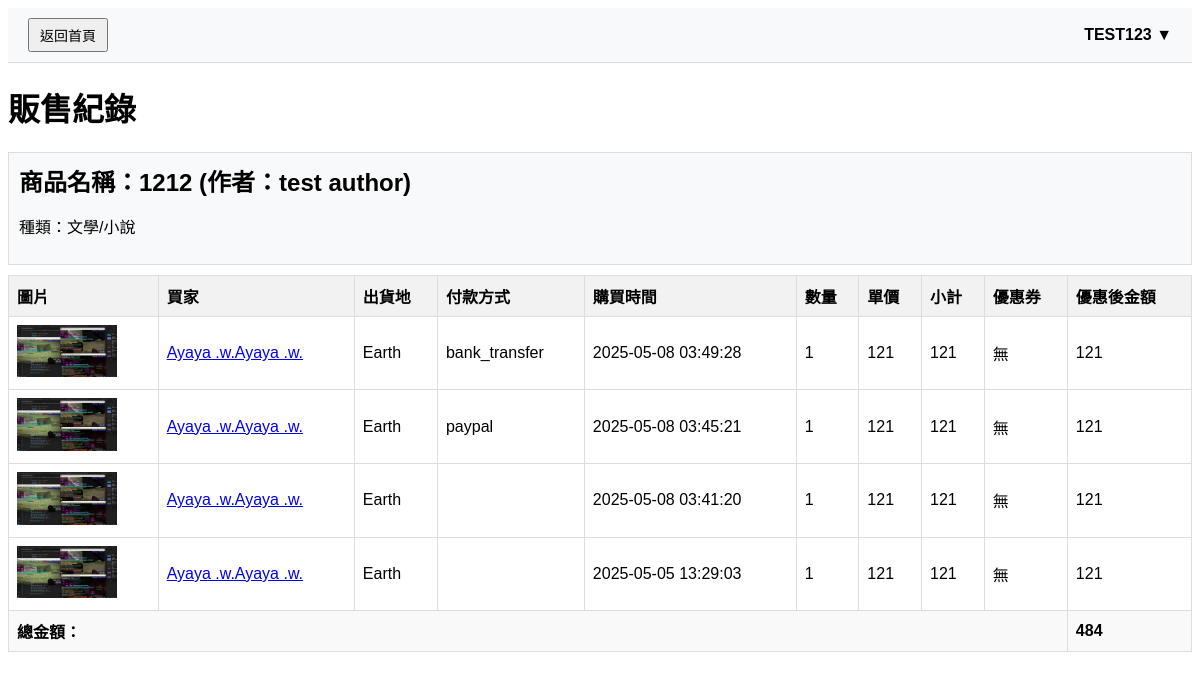
/product/sellHistory.php (signed in), run on the app's committed database.
### tables this page shows
CREATE TABLE `orders` (
  `id` int(11) NOT NULL,
  `user_id` int(11) NOT NULL,
  `total_amount` decimal(10,0) NOT NULL,
  `created_at` timestamp NOT NULL DEFAULT current_timestamp(),
  `updated_at` timestamp NOT NULL DEFAULT current_timestamp() ON UPDATE current_timestamp(),
  `payment_method` varchar(50) NOT NULL COMMENT '付款方式',
  `coupon_code` varchar(50) DEFAULT NULL COMMENT '使用的優惠券代碼',
  `coupon_discount` decimal(10,2) DEFAULT NULL COMMENT '優惠券折扣金額'
);

CREATE TABLE `products` (
  `id` int(11) NOT NULL,
  `name` varchar(255) NOT NULL,
  `author` varchar(255) NOT NULL,
  `category` varchar(255) NOT NULL,
  `seller_id` int(11) NOT NULL,
  `condition` enum('全新','九成新','七成新','五成新') NOT NULL,
  `description` text DEFAULT NULL,
  `location` varchar(255) NOT NULL,
  `attachment` varchar(255) DEFAULT NULL,
  `price` decimal(10,0) NOT NULL,
  `stock` int(11) NOT NULL,
  `created_at` datetime DEFAULT current_timestamp(),
  `updated_at` datetime DEFAULT current_timestamp() ON UPDATE current_timestamp(),
  `is_deleted` tinyint(1) DEFAULT 0
);

CREATE TABLE `accounts` (
  `No` int(100) NOT NULL,
  `Email` varchar(100) NOT NULL,
  `Password` varchar(100) NOT NULL,
  `Name` varchar(100) NOT NULL,
  `Type` varchar(100) NOT NULL,
  `Status` enum('active','blocked') NOT NULL DEFAULT 'active',
  `block_reason` text DEFAULT NULL
);

CREATE TABLE `order_items` (
  `id` int(11) NOT NULL,
  `order_id` int(11) NOT NULL,
  `product_id` int(11) NOT NULL,
  `quantity` int(11) NOT NULL,
  `price` decimal(10,0) NOT NULL,
  `subtotal` decimal(10,0) NOT NULL
);

### product/sellHistory.php (the view, shortened to what this page needs)
<?php
require('../db.inc');
mysqli_set_charset($link, 'utf8');
$userEmail = $_SESSION['user'];
$sqlUser = "SELECT No FROM accounts WHERE Email = ?";
$stmtUser = mysqli_prepare($link, $sqlUser);
mysqli_stmt_bind_param($stmtUser, 's', $userEmail);
mysqli_stmt_execute($stmtUser);
$resultUser = mysqli_stmt_get_result($stmtUser);
$user = mysqli_fetch_assoc($resultUser);
$userId = $user['No'];
$sqlSellHistory = "SELECT oi.product_id, p.name AS product_name, p.attachment, p.category,
                          p.author, o.created_at, o.total_amount, oi.quantity, oi.price, oi.subtotal,
                          o.coupon_code, o.coupon_discount, o.payment_method, p.location,
                          a.No AS buyer_id, a.Name AS buyer_name
                   FROM orders o
                   JOIN order_items oi ON o.id = oi.order_id
                   JOIN products p ON oi.product_id = p.id
                   JOIN accounts a ON o.user_id = a.No
                   WHERE p.seller_id = ?
                   ORDER BY o.created_at DESC";
$stmtSellHistory = mysqli_prepare($link, $sqlSellHistory);
mysqli_stmt_bind_param($stmtSellHistory, 'i', $userId);
mysqli_stmt_execute($stmtSellHistory);
$resultSellHistory = mysqli_stmt_get_result($stmtSellHistory);
$sellRecords = [];
while ($row = mysqli_fetch_assoc($resultSellHistory)) {
    $sellRecords[] = $row;
}
?>
<!DOCTYPE html>
<html lang="zh-TW">
<head>
</head>
<body>
    <div class="top-bar">
        <div class="back-home-button">
            <input type="button" value="返回首頁" onclick="location.href='../index.php'">
        </div>
        <?php require('../userMenu.php'); ?>
    </div>
    <h1>販售紀錄</h1>
    <?php if (!empty($sellRecords)): ?>
        <?php
        $currentProductId = null;
        $productTotal = 0;
        foreach ($sellRecords as $record):
        ?>
            <?php if ($currentProductId !== $record['product_id']): ?>
                <div class="product-header">
                    <h2>商品名稱：<?php echo htmlspecialchars($record['product_name']); ?> (作者：<?php echo htmlspecialchars($record['author']); ?>)</h2>
                    <p>種類：<?php echo htmlspecialchars($record['category']); ?></p>
                </div>
                <table>
                    <thead>
                        <tr>
                            <th>圖片</th>
                            <th>買家</th>
                            <th>出貨地</th>
                            <th>付款方式</th>
                            <th>購買時間</th>
                            <th>數量</th>
                            <th>單價</th>
                            <th>小計</th>
                            <th>優惠券</th>
                            <th>優惠後金額</th>
                        </tr>
                    </thead>
                    <tbody>
                <?php $currentProductId = $record['product_id']; ?>
            <?php endif; ?>
                        <tr>
                            <td>
                                <img src="../product/pic/<?php echo htmlspecialchars($record['attachment']); ?>" alt="<?php echo htmlspecialchars($record['product_name']); ?>" style="width: 100px; height: auto;">
                            </td>
                            <td>
                                <a href="../profile/publicProfile.php?seller_id=<?php echo htmlspecialchars($record['buyer_id']); ?>" class="buyer-link">
                                    <?php echo htmlspecialchars($record['buyer_name']); ?>
                                </a>
                            </td>
                            <td><?php echo htmlspecialchars($record['location']); ?></td>
                            <td><?php echo htmlspecialchars($record['payment_method']); ?></td>
                            <td><?php echo htmlspecialchars($record['created_at']); ?></td>
                            <td><?php echo htmlspecialchars($record['quantity']); ?></td>
                            <td><?php echo htmlspecialchars($record['price']); ?></td>
                            <td><?php echo htmlspecialchars($record['subtotal']); ?></td>
                            <td>
                                <?php if (!empty($record['coupon_code'])): ?>
                                    <span class="coupon-info"><?php echo htmlspecialchars($record['coupon_code']); ?></span>
                                <?php else: ?>
                                    無
                                <?php endif; ?>
                            </td>
                            <td>
                                <?php if (!empty($record['coupon_discount'])): ?>
                                    <?php echo htmlspecialchars($record['subtotal'] - $record['coupon_discount']); ?>
                                <?php else: ?>
                                    <?php echo htmlspecialchars($record['subtotal']); ?>
                                <?php endif; ?>
                            </td>
                        </tr>
                        <?php $productTotal += $record['subtotal'];  ?>
            <?php if (end($sellRecords) === $record || $currentProductId !== $sellRecords[array_search($record, $sellRecords) + 1]['product_id']): ?>
                    <tr class="total-row">
                        <td colspan="9">總金額：</td>
                        <td><?php echo htmlspecialchars($productTotal); ?></td>
                    </tr>
                    </tbody>
                </table>
            <?php endif; ?>
        <?php endforeach; ?>
    <?php else: ?>
        <p>目前沒有販售紀錄。</p>
    <?php endif; ?>
</body>
</html>

### product/sellHistory.php (style rules this page uses)
body { font-family: Arial, sans-serif; }
.top-bar { display: flex; justify-content: space-between; align-items: center; padding: 10px 20px; background-color: #f8f9fa; border-bottom: 1px solid #ddd; }
.back-home-button { font-size: 16px; }
.back-home-button input { padding: 5px 10px; font-size: 14px; cursor: pointer; }
.product-header { background-color: #f8f9fa; padding: 10px; border: 1px solid #ddd; margin-bottom: 10px; }
.product-header h2 { margin: 0; }
table { width: 100%; border-collapse: collapse; margin-bottom: 20px; }
th, td { border: 1px solid #ddd; padding: 8px; text-align: left; }
th { background-color: #f2f2f2; }
.total-row { font-weight: bold; text-align: right; background-color: #f9f9f9; }

### data on the page
orders: products.name "1212", products.author "test author", products.category "文學/小說", products.attachment (picture), user.Name "Ayaya .w.Ayaya .w.", products.location "Earth", payment_method "bank_transfer", created_at "2025-05-08 03:49:28", order_items.quantity "1", order_items.price "121", order_items.subtotal "121", shows "無"
orders: products.attachment (picture), user.Name "Ayaya .w.Ayaya .w.", products.location "Earth", payment_method "paypal", created_at "2025-05-08 03:45:21", order_items.quantity "1", order_items.price "121", order_items.subtotal "121", shows "無"
orders: products.attachment (picture), user.Name "Ayaya .w.Ayaya .w.", products.location "Earth", created_at "2025-05-08 03:41:20", order_items.quantity "1", order_items.price "121", order_items.subtotal "121", shows "無"
orders: products.attachment (picture), user.Name "Ayaya .w.Ayaya .w.", products.location "Earth", created_at "2025-05-05 13:29:03", order_items.quantity "1", order_items.price "121", order_items.subtotal "121", shows "無", productTotal "484"

### other printed values
$_SESSION["name"] "TEST123"
